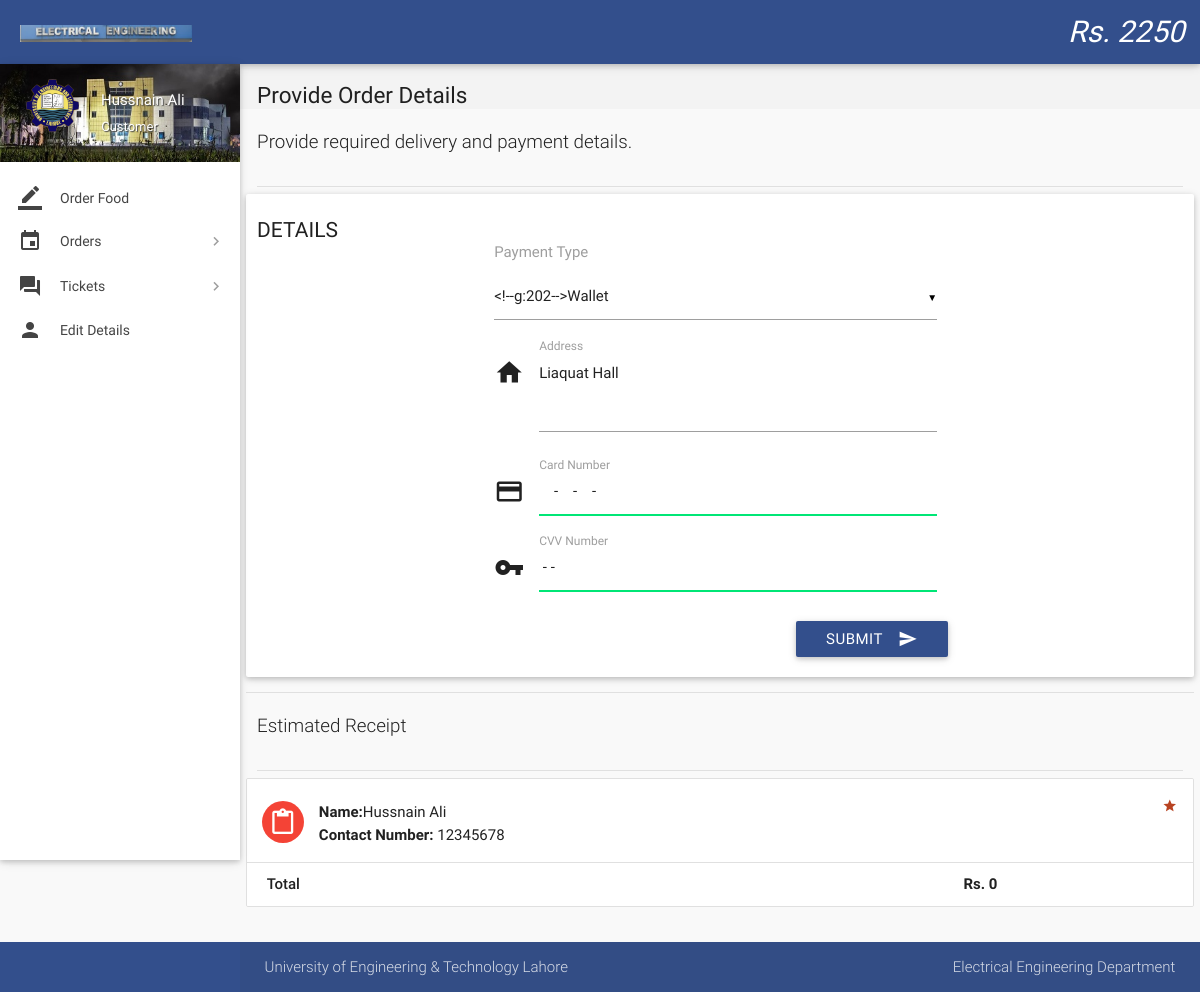
Page /place-order.php (signed in) on the committed database.
### tables this page shows
CREATE TABLE `wallet_details` (
  `id` int(11) NOT NULL,
  `wallet_id` int(11) NOT NULL,
  `number` varchar(16) NOT NULL,
  `cvv` int(3) NOT NULL,
  `balance` int(11) NOT NULL DEFAULT '2000'
);

CREATE TABLE `users` (
  `id` int(11) NOT NULL,
  `role` varchar(15) NOT NULL DEFAULT 'Customer',
  `name` varchar(15) NOT NULL,
  `username` varchar(10) NOT NULL,
  `password` varchar(16) NOT NULL,
  `email` varchar(35) DEFAULT NULL,
  `address` varchar(300) DEFAULT NULL,
  `contact` bigint(11) NOT NULL,
  `verified` tinyint(1) NOT NULL DEFAULT '0',
  `deleted` tinyint(4) NOT NULL DEFAULT '0'
);

### includes/wallet.php (called while the page is built)
<?php
$user_id=$_SESSION['user_id'];
$sql = mysqli_query($con, "SELECT * FROM wallet where customer_id = $user_id");
while($row1 = mysqli_fetch_array($sql)){
$wallet_id = $row1['id'];
}
$sql = mysqli_query($con, "SELECT * FROM wallet_details where wallet_id = $wallet_id");
while($row1 = mysqli_fetch_array($sql)){
$balance = $row1['balance'];
}
?>

### includes/connect.php (called while the page is built, shortened)
<?php
$role = $_SESSION['role'];
?>

### place-order.php (the view, shortened to what this page needs)
<?php
include 'includes/connect.php';
include 'includes/wallet.php';
$total = 0;
	if($_SESSION['customer_sid']==session_id())
	{
$result = mysqli_query($con, "SELECT * FROM users where id = $user_id");
while($row = mysqli_fetch_array($result)){
$name = $row['name'];
$address = $row['address'];
$contact = $row['contact'];
}
		?>
<!DOCTYPE html>
<html lang="en">
<head>
  <link href="css/materialize.min.css" type="text/css" rel="stylesheet" media="screen,projection">
  <link href="css/style.min.css" type="text/css" rel="stylesheet" media="screen,projection">
  <link href="css/custom/custom.min.css" type="text/css" rel="stylesheet" media="screen,projection">
  <link href="js/plugins/perfect-scrollbar/perfect-scrollbar.css" type="text/css" rel="stylesheet" media="screen,projection">
</head>
<body>
  <header id="header" class="page-topbar">
        <div class="navbar-fixed">
            <nav class="navbar-color">
                <div class="nav-wrapper">
                    <ul class="left">
                      <li><h1 class="logo-wrapper"><a href="index.php" class="brand-logo darken-1"><img src="images/materialize-logo.png" alt="logo"></a> <span class="logo-text">Logo</span></h1></li>
                    </ul>
                    <ul class="right hide-on-med-and-down">
                        <li><a href="#" class="waves-effect waves-block waves-light"><i >Rs. <?php echo $balance;?></i></a>
                        </li>
                    </ul>
                </div>
            </nav>
        </div>
  </header>
  <div id="main">
    <div class="wrapper">
      <aside id="left-sidebar-nav">
        <ul id="slide-out" class="side-nav fixed leftside-navigation">
            <li class="user-details cyan darken-2">
            <div class="row">
                <div class="col col s4 m4 l4">
                    <img src="images/avatar.jpg" alt="" class="circle responsive-img valign profile-image">
                </div>
                <div class="col col s8 m8 l8">
                    <a class="btn-flat dropdown-button waves-effect waves-light white-text profile-btn" href="#" data-activates="profile-dropdown"><?php echo $name;?> <i class="mdi-navigation-arrow-drop-down right"></i></a>
                    <p class="user-roal"><?php echo $role;?></p>
                </div>
            </div>
            </li>
            <li class="bold"><a href="index.php" class="waves-effect waves-cyan"><i class="mdi-editor-border-color"></i> Order Food</a>
            </li>
                <li class="no-padding">
                    <ul class="collapsible collapsible-accordion">
                        <li class="bold"><a class="collapsible-header waves-effect waves-cyan"><i class="mdi-editor-insert-invitation"></i> Orders</a>
                        </li>
                    </ul>
                </li>
                <li class="no-padding">
                    <ul class="collapsible collapsible-accordion">
                        <li class="bold"><a class="collapsible-header waves-effect waves-cyan"><i class="mdi-action-question-answer"></i> Tickets</a>
                        </li>
                    </ul>
                </li>
            <li class="bold"><a href="details.php" class="waves-effect waves-cyan"><i class="mdi-social-person"></i> Edit Details</a>
            </li>
        </ul>
        </aside>
      <section id="content">
        <div id="breadcrumbs-wrapper">
          <div class="container">
            <div class="row">
              <div class="col s12 m12 l12">
                <h5 class="breadcrumbs-title">Provide Order Details</h5>
              </div>
            </div>
          </div>
        </div>
				<div class="container">
          <p class="caption">Provide required delivery and payment details.</p>
          <div class="divider"></div>
            <div class="row">
              <div class="col s12 m4 l3">
                <h4 class="header">Details</h4>
              </div>
<div>
                <div class="card-panel">
                  <div class="row">
                    <form class="formValidate col s12 m12 l6" id="formValidate" method="post" action="confirm-order.php" novalidate="novalidate">
                      <div class="row">
                        <div class="input-field col s12">
							<label for="payment_type">Payment Type</label><br><br>
                        </div>
                      </div>
                      <div class="row">
                        <div class="input-field col s12">
                          <i class="mdi-action-home prefix"></i>
							<textarea name="address" id="address" class="materialize-textarea validate" data-error=".errorTxt1"><?php echo $address;?></textarea>
							<label for="address" class="">Address</label>
                        </div>
                      </div>
                      <div class="row">
                        <div class="input-field col s12">
                          <i class="mdi-action-credit-card prefix"></i>
							<input name="cc_number" id="cc_number" type="text" data-error=".errorTxt2" required>
							<label for="cc_number" class="">Card Number</label>
                        </div>
                      </div>
                      <div class="row">
                        <div class="input-field col s12">
                          <i class="mdi-communication-vpn-key prefix"></i>
							<input name="cvv_number" id="cvv_number" type="text" data-error=".errorTxt3" required>
							<label for="cvv_number" class="">CVV Number</label>
                        </div>
                      </div>
                      <div class="row">
                        <div class="row">
                          <div class="input-field col s12">
                            <button class="btn cyan waves-effect waves-light right" type="submit" name="action">Submit
                              <i class="mdi-content-send right"></i>
                            </button>
                          </div>
                        </div>
                      </div>
                    </form>
                  </div>
                </div>
              </div>
            <div class="divider"></div>
          </div>
      </div>
        <div class="container">
          <p class="caption">Estimated Receipt</p>
          <div class="divider"></div>
<div id="work-collections" class="seaction">
<div class="row">
<div>
<ul id="issues-collection" class="collection">
<?php
    echo '<li class="collection-item avatar">
        <i class="mdi-content-content-paste red circle"></i>
        <p><strong>Name:</strong>'.$name.'</p>
		<p><strong>Contact Number:</strong> '.$contact.'</p>
        <a href="#" class="secondary-content"><i class="mdi-action-grade"></i></a>';
    echo '<li class="collection-item">
        <div class="row">
            <div class="col s7">
                <p class="collections-title"> Total</p>
            </div>
            <div class="col s2">
                <span>&nbsp;</span>
            </div>
            <div class="col s3">
                <span><strong>Rs. '.$total.'</strong></span>
            </div>
        </div>
    </li>';
?>
</ul>
                </div>
				</div>
                </div>
              </div>
            </div>
        </div>
  <footer class="page-footer">
    <div class="footer-copyright">
      <div class="container">
        <span>University of Engineering & Technology Lahore</span>
        <span class="right">Electrical Engineering Department</span>
        </div>
    </div>
  </footer>
</body>
</html>
<?php
	}
?>

### place-order.php (style rules this page uses)
.input-field label.active { width:100%; }

### rows in the picture
wallet_details: balance "2250"
users: name "Hussnain Ali", address "Liaquat Hall", contact "12345678"

### other values in the picture
$role "Customer"
$total "0"
